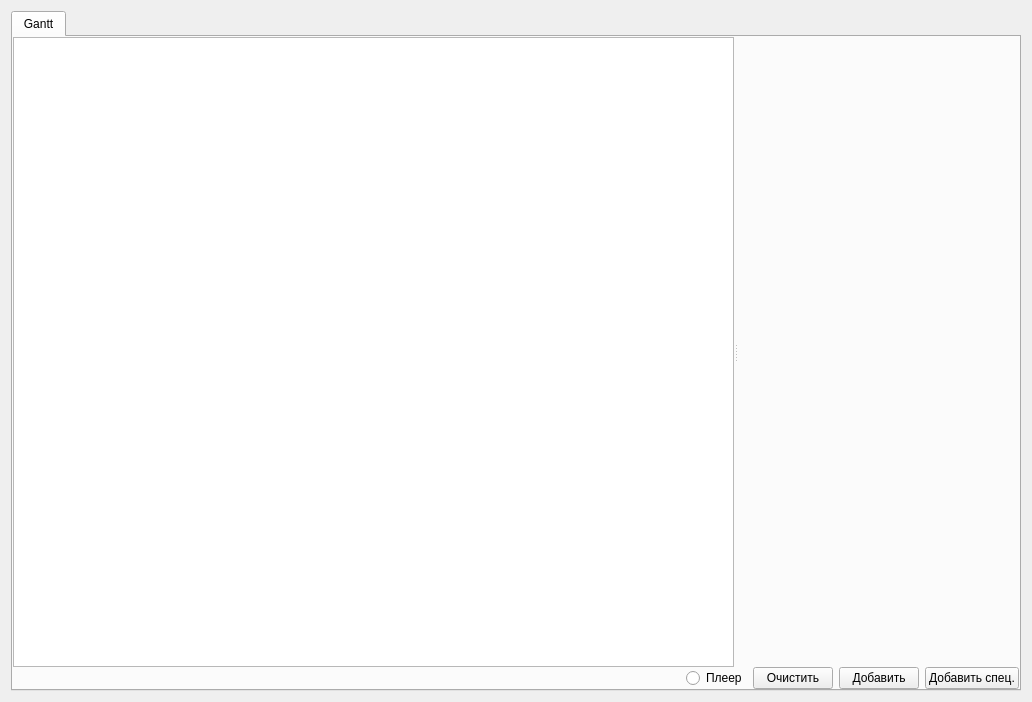
<?xml version="1.0" encoding="UTF-8"?>
<ui version="4.0">
 <class>MainWindow</class>
 <widget class="QMainWindow" name="MainWindow">
  <property name="geometry">
   <rect>
    <x>0</x>
    <y>0</y>
    <width>1032</width>
    <height>702</height>
   </rect>
  </property>
  <property name="windowTitle">
   <string>MainWindow</string>
  </property>
  <widget class="QWidget" name="centralWidget">
   <layout class="QGridLayout" name="gridLayout">
    <item row="0" column="0">
     <widget class="QTabWidget" name="tabWidget_chartTimeXYWidget">
      <property name="currentIndex">
       <number>0</number>
      </property>
      <widget class="QWidget" name="tab_3">
       <attribute name="title">
        <string>Gantt</string>
       </attribute>
       <layout class="QVBoxLayout" name="verticalLayout" stretch="1,0">
        <property name="spacing">
         <number>0</number>
        </property>
        <property name="leftMargin">
         <number>0</number>
        </property>
        <property name="topMargin">
         <number>0</number>
        </property>
        <property name="rightMargin">
         <number>0</number>
        </property>
        <property name="bottomMargin">
         <number>0</number>
        </property>
        <item>
         <widget class="QSplitter" name="splitter">
          <property name="orientation">
           <enum>Qt::Horizontal</enum>
          </property>
          <widget class="QTreeView" name="treeView"/>
          <widget class="GanttWidget" name="ganttWidget" native="true">
           <property name="sizePolicy">
            <sizepolicy hsizetype="Preferred" vsizetype="Expanding">
             <horstretch>0</horstretch>
             <verstretch>0</verstretch>
            </sizepolicy>
           </property>
          </widget>
         </widget>
        </item>
        <item>
         <layout class="QHBoxLayout" name="horizontalLayout_5">
          <item>
           <spacer name="horizontalSpacer_2">
            <property name="orientation">
             <enum>Qt::Horizontal</enum>
            </property>
            <property name="sizeHint" stdset="0">
             <size>
              <width>40</width>
              <height>20</height>
             </size>
            </property>
           </spacer>
          </item>
          <item>
           <widget class="QRadioButton" name="radioButton_ganttPlayer">
            <property name="text">
             <string>Плеер</string>
            </property>
           </widget>
          </item>
          <item>
           <widget class="QPushButton" name="pushButton_ganttClear">
            <property name="text">
             <string>Очистить</string>
            </property>
           </widget>
          </item>
          <item>
           <widget class="QPushButton" name="pushButton_ganttAddItems">
            <property name="text">
             <string>Добавить</string>
            </property>
           </widget>
          </item>
          <item>
           <widget class="QPushButton" name="pushButton">
            <property name="text">
             <string>Добавить спец.</string>
            </property>
           </widget>
          </item>
         </layout>
        </item>
       </layout>
      </widget>
     </widget>
    </item>
   </layout>
  </widget>
  <widget class="QMenuBar" name="menuBar">
   <property name="geometry">
    <rect>
     <x>0</x>
     <y>0</y>
     <width>1032</width>
     <height>21</height>
    </rect>
   </property>
  </widget>
 </widget>
 <layoutdefault spacing="6" margin="11"/>
 <customwidgets>
  <customwidget>
   <class>GanttWidget</class>
   <extends>QWidget</extends>
   <header>ganttwidget.h</header>
   <container>1</container>
  </customwidget>
 </customwidgets>
 <resources/>
 <connections/>
</ui>
